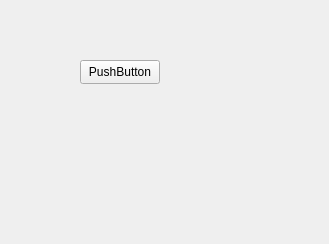
<?xml version="1.0" encoding="UTF-8"?>
<ui version="4.0">
 <class>Widget</class>
 <widget class="QWidget" name="Widget">
  <property name="geometry">
   <rect>
    <x>0</x>
    <y>0</y>
    <width>329</width>
    <height>244</height>
   </rect>
  </property>
  <property name="windowTitle">
   <string>Widget</string>
  </property>
  <widget class="QPushButton" name="pushButton">
   <property name="geometry">
    <rect>
     <x>80</x>
     <y>60</y>
     <width>80</width>
     <height>24</height>
    </rect>
   </property>
   <property name="text">
    <string>PushButton</string>
   </property>
  </widget>
 </widget>
 <resources/>
 <connections/>
</ui>
